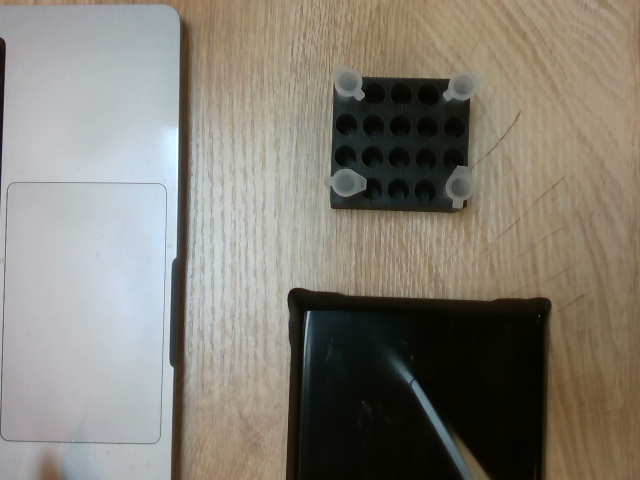
#> input picture CV_pipeline/data/TubeDetectionDataset_ZeonSystems2026/images/043033e6-color.png, 640 x 480 px
$ python -i tubelid_detection.py   (imports and definitions only)
#> lines starting #> are read from the running program, lines starting #| are printed output that depends on the picture; after the words box and inside, x2 and y2 are one past the last pixel; in counts of white or black regions, pixels touching at a corner belong together
#> further down, picture is the input picture: shape (480, 640, 3); mean B, G, R 117.3, 127.2, 132.2
"""
Detects tube lids using Hough Circle detection
This is followed by filtering and other spatial outlier removal
to reduce false detections.
"""

import cv2
import numpy as np
from dataclasses import dataclass, field
from typing import List
from sklearn.cluster import DBSCAN

# ------------------------ Config --------------------------
class config:
    # hyperparameters for expected min and max radius of tube lids
    min_radius = 14
    max_radius = 17

# ------------ Data Structure for Detected Tube Lid ------------
@dataclass
class TubeLidDetection:
    cx: float
    cy: float
    radius: float
    contour: np.ndarray = field(repr=False)


# -------------------------- Primary Tube Detection pipeline------------------------------

def tube_contour_detection(image: np.ndarray):

    # ------------------------ Preprocessing ------------------------
    # ----------------------- Lab color space -----------------------
    # Used because L channel contains brightness information
    # Had to use this instead of normal grayscale preprocessing
    # because the intensities of the circles formed and the background seemed the same visually
    lab_form_output = cv2.cvtColor(image, cv2.COLOR_BGR2LAB)
#> lab_form_output: shape (480, 640, 3); mean of channels 0, 1, 2 133.4, 128.4, 134.1
    L, A, B = cv2.split(lab_form_output)
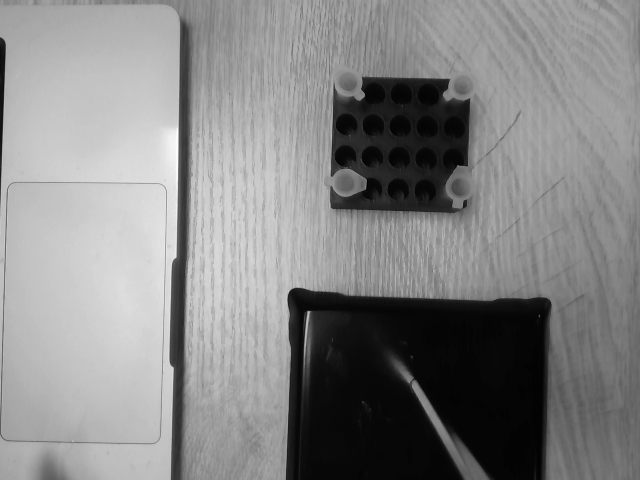
#> L: shape (480, 640); min 1, max 252, mean 133.4
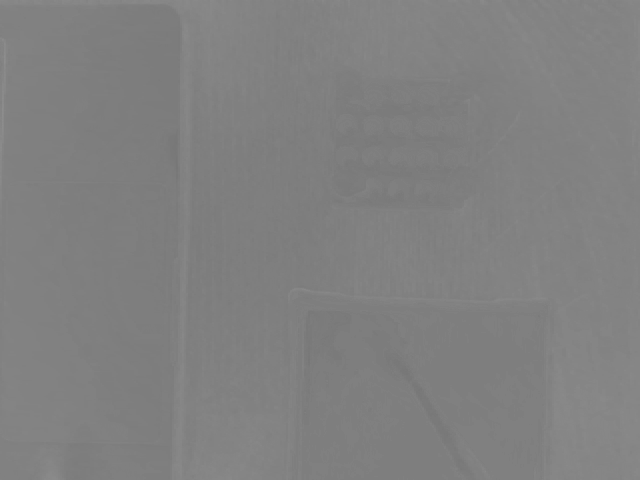
#> A: shape (480, 640); min 119, max 142, mean 128.4

    # ----------------------- CLAHE on L channel -----------------------
    # Used because using L channel alone was not sufficient
    # The local contrast between the circles and the background was insufficient
    clahe_output = cv2.createCLAHE(
        clipLimit=2.0,
        tileGridSize=(8, 8)
    )
    L = clahe_output.apply(L)
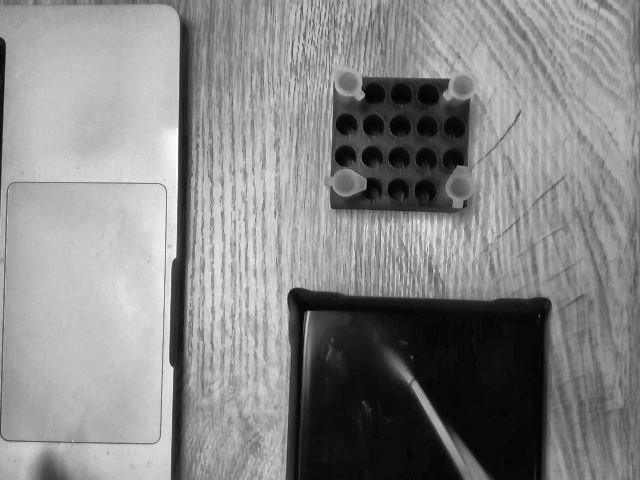
#> L: shape (480, 640); min 1, max 254, mean 134.7

    # ----------------------- Median Blur -----------------------
    # Blur used again, since CLAHE increased the local contrast specially on the texture of table
    # Noise addition occurred
    blurred_output = cv2.medianBlur(L, 5)

    # ------------------- Hough circle detection --------------------
    circles = cv2.HoughCircles(
        blurred_output,
        cv2.HOUGH_GRADIENT, #as it uses gradient information which adds to circle detection

        dp=1.2, #controls resolution of voting accumulator relative to i/p image resolution
        minDist=25, # min distance between centres of 2 formed circles, tuned over 8-9 images

        param1=80, # kept high for lesser noise since the wooden table shown had lot of texture
        param2=14, # increased for increased confidence of circle detection

        minRadius=config.min_radius,
        maxRadius=config.max_radius
    )
#> circles = [[460.2, 186.6, 14.84], [345, 181.8, 14.6], [263.4, 370.2, 16.28], [461.4, 85.8, 16.28], [347.4, 82.2, 14.96], [623.4, 270.6, 16.28], [162.6, 21, 16.28]]

    detections: List[TubeLidDetection] = []

    # ----------------------- Further processing of circles for better contours ------------------------
    if circles is not None:

        # List of detected circles with [centre's x coordinate, centre's y coordinate, radius, radius]
        circles = np.round(circles[0]).astype(int)
#> circles = [[460, 187, 15], [345, 182, 15], [263, 370, 16], [461, 86, 16], [347, 82, 15], [623, 271, 16], [163, 21, 16]]

        for (x_coordinate, y_coordinate, radius) in circles:
            # Created a synthetic circular contour from detected params
            # Done by approximating circle using many small points around the boundary
            contour = cv2.ellipse2Poly(
                (x_coordinate, y_coordinate), #centre of circle
                (radius, radius),             #axes
                0,                            #rotational angle
                0,                            #start angle in degrees
                360,                          #end angle in degrees
                10                            #angular step size
            )

            contour = contour.reshape((-1, 1, 2))

            # Even after estimation of Hough circles
            # The contours were only formed where edges of tube lids could be straight away told to be different than the background
            # Meaning correct circles formed only where the black tube holder was in the background,
            # and a striking difference between the background and the tube intensity was present
            # The table surface and tubes had insignificant intensity fluctuations, given the lightening
            # The circles were only formed using edges, so tried looking at the region filling inside the detected circles
            # ----------------------- Appearance Filter -------------------------

            # Created black circular mask same size as image
            black_circular_mask = np.zeros(
                L.shape,
                dtype=np.uint8
            )

            # Filled white circle created over detected lid region
            cv2.circle(
                black_circular_mask,
                (x_coordinate, y_coordinate),
                int(radius * 0.7),
                255,
                -1
            )

            # Average intensity inside masked circular region calculated
            mean_intensity = cv2.mean(
                L,
                mask=black_circular_mask
            )[0]

            # Rejected dark circular regions
            if mean_intensity < 50:
                continue


            detections.append(
                TubeLidDetection(
                    cx=float(x_coordinate),
                    cy=float(y_coordinate),
                    radius=float(radius),
                    contour=contour
                )
            )
#> this loop made 7 passes
#> (x_coordinate, y_coordinate, radius, mean_intensity) on passes 1 to 7: (460, 187, 15, 97.97), (345, 182, 15, 109), (263, 370, 16, 179.1), (461, 86, 16, 122.6), (347, 82, 15, 116.8), (623, 271, 16, 131.6), (163, 21, 16, 185.9)
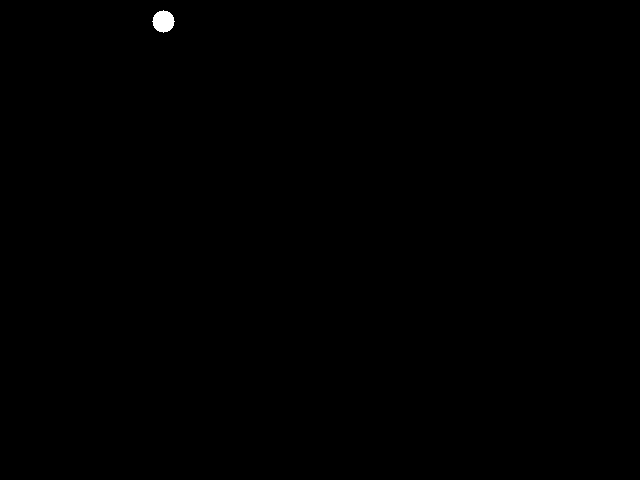
#> black_circular_mask: shape (480, 640); 0.12% white; 1 white region, box (x1, y1, x2, y2) and area: (152, 10, 175, 33) 377
#> after the loop, detections = 7 items

    # Now fake detections were also present.
    # But since the tubes are present in a holder, they are within a threshold distance of each other
    # Considered and tried using clustering methods like DBSCAN
    # But since no irregular spatial group with very sparse data and only 4-8 detected circles, it could not be used
    # So instead went with using distance from centroid of detections as threshold to filter fake detections

    # ----------------- Outlier Removal -------------------

    if len(detections) > 0:

        points = np.array([
            [d.cx, d.cy]
            for d in detections
        ])
#> points = [[460, 187], [345, 182], [263, 370], [461, 86], [347, 82], [623, 271], [163, 21]]

        # centroid of detections
        centroid = np.mean(points, axis=0)
#> centroid = [380.3, 171.3]

        # Eearlier for the distance threshold filter, had kept the thrshold as a fixed number
        # Did not work as expected with every image
        # Understood that it must be as per the sparsity of the distribution of the circles
        # So instead used the simple approach of modeling the distance distribution from centroid as a Gaussian one
        # And finally points too far from the normal spread are regarded as outliers
        distances = []

        for d in detections:

            dist = np.linalg.norm(
                np.array([d.cx, d.cy]) - centroid
            )

            distances.append(dist)
#> this loop made 7 passes
#> dist on passes 1 to 7: 81.25, 36.88, 230.7, 117.4, 95.29, 262.4, 264.2
#> after the loop, distances = [81.25, 36.88, 230.7, 117.4, 95.29, 262.4, 264.2]

        distances = np.array(distances)

        # Threshold is based upon distribution of distances and is no longer taken to be constant
        mean_dist = np.mean(distances)
#> mean_dist = 155.5
        std_dist = np.std(distances)
#> std_dist = 87.48

        threshold = max(
            mean_dist + 0.8 * std_dist,
            80
            )
#> threshold = 225.4
        # Changed -0.5 * std_dist to -0.8 * std_dist
        # Because having 0.5 made the removal too aggressive
        # So incase of smaller number of lids, the actual detected tubes were also not considered earlier

        filtered = []

        for d, dist in zip(detections, distances):

            if dist < threshold:
                filtered.append(d)
#> after the loop, filtered = 4 items

        detections = filtered
#> detections = 4 items

        # Also, found another filtering method
        # Mentioned in Problem Statement that each tube holder rack will hold 3 to 6 tubes
        # So if number of detected circles are less than 3, search for more circles
        # If they are more than 6, then they are likely to be false positives
        # Now the actual tubes can be 6, and they tend to form a spatially structured group since the tray has a structure
        # So calculated the centroid of all the detections, the centroid tends to lie near the centre of this spatially structured group
        # SO the first 6 tubes close to the centroid are considered as actual ones
        # ------ For enforcing tube number constraint for being lesser than 6 -------

        if len(detections) > 6:

            points = np.array([
                [d.cx, d.cy]
                for d in detections
            ])

            centroid = np.mean(points, axis=0)

            distances = []

            # Distance from centroid calculated
            for d in detections:
                dist = np.linalg.norm(
                    np.array([d.cx, d.cy]) - centroid
                )

                distances.append((dist, d))

            # Sorted acc to proximity from centroid
            distances.sort(key=lambda x: x[0])

            # Closest proximal 6 detections considered to be true ones
            detections = [d for _, d in distances[:6]]

    return detections

>>> import cv2
>>> picture = cv2.imread('../data/TubeDetectionDataset_ZeonSystems2026/images/043033e6-color.png')
>>> result = tube_contour_detection(picture)
#> result = 4 items

$ run again, on CV_pipeline/data/TubeDetectionDataset_ZeonSystems2026/images/49e44369-color.png
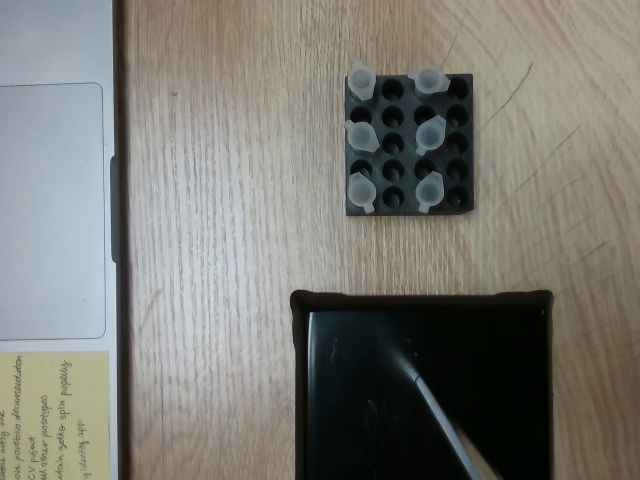
#> input picture CV_pipeline/data/TubeDetectionDataset_ZeonSystems2026/images/49e44369-color.png, 640 x 480 px
#> picture is the input picture: shape (480, 640, 3); mean B, G, R 116.2, 122.7, 123.4
#> lab_form_output: shape (480, 640, 3); mean of channels 0, 1, 2 128.5, 127.3, 131.7
#> in tube_contour_detection, `L, A, B = cv2.split(lab_form_output)`:
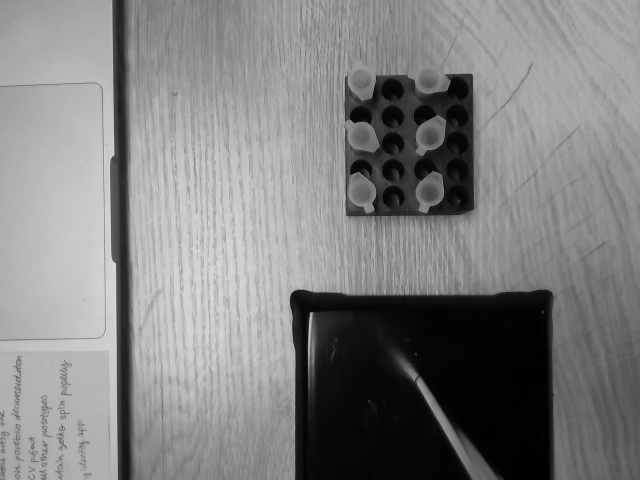
#> L: shape (480, 640); min 1, max 219, mean 128.5
#> in tube_contour_detection, `L = clahe_output.apply(L)`:
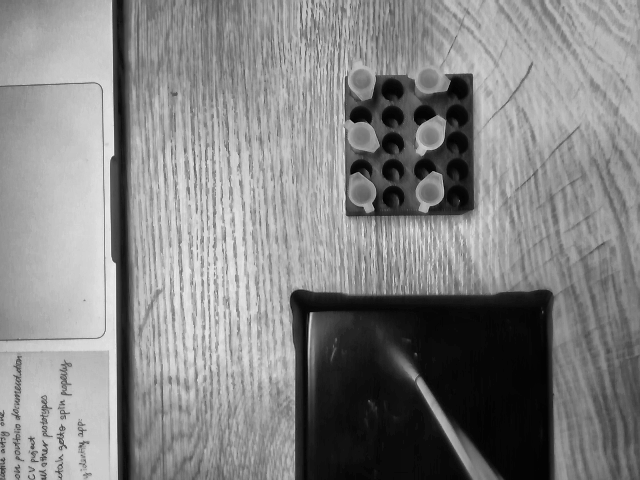
#> L: shape (480, 640); min 1, max 239, mean 132.2
#> in tube_contour_detection, `circles = cv2.HoughCircles( blurred_output, cv2.HOUGH_GRADIENT,`: circles = 17 rows, first 8: [430.2, 135, 14.84], [312.6, 16.2, 14.96], [199.8, 173.4, 16.28], [430.2, 77.4, 16.28], [430.2, 191.4, 14.96], [521.4, 186.6, 16.28], [361.8, 136.2, 14.84], [210.6, 132.6, 16.28]
#> in tube_contour_detection, `circles = np.round(circles[0]).astype(int)`: circles = 17 rows, first 8: [430, 135, 15], [313, 16, 15], [200, 173, 16], [430, 77, 16], [430, 191, 15], [521, 187, 16], [362, 136, 15], [211, 133, 16]
#> the loop in tube_contour_detection, `for (x_coordinate, y_coordinate, radius) in circles:` made 17 passes
#> (x_coordinate, y_coordinate, radius, mean_intensity) on passes 1 to 8: (430, 135, 15, 134.5), (313, 16, 15, 158.8), (200, 173, 16, 178.7), (430, 77, 16, 132.7), (430, 191, 15, 115.7), (521, 187, 16, 150.5), (362, 136, 15, 128.6), (211, 133, 16, 170.3)
#> after the loop in tube_contour_detection, `for (x_coordinate, y_coordinate, radius) in circles:`: detections = 16 items
#> in tube_contour_detection, `points = np.array([ [d.cx, d.cy] for d in detections ])`: points = 16 rows, first 8: [430, 135], [313, 16], [200, 173], [430, 77], [430, 191], [521, 187], [362, 136], [211, 133]
#> in tube_contour_detection, `centroid = np.mean(points, axis=0)`: centroid = [379.9, 149.9]
#> the loop in tube_contour_detection, `for d in detections: ` made 16 passes
#> dist on passes 1 to 8: 52.24, 149.7, 181.4, 88.47, 64.75, 145.9, 22.72, 169.8
#> after the loop in tube_contour_detection, `for d in detections:`: distances = [52.24, 149.7, 181.4, 88.47, 64.75, 145.9, 22.72, 169.8, 174.9, 121.1, 103.2, 42.98, 192.3, 161.7, 71.09, 113.7]
#> mean_dist = 116
#> std_dist = 52.6
#> threshold = 158.1
#> the loop in tube_contour_detection, `for d, dist in zip(detections, distances): ` made 16 passes
#> after the loop in tube_contour_detection, `for d, dist in zip(detections, distances):`: filtered = 11 items
#> in tube_contour_detection, `points = np.array([ [d.cx, d.cy] for d in detections ])`: points = [[430, 135], [313, 16], [430, 77], [430, 191], [521, 187], [362, 136], [265, 188], [475, 190], [362, 189], [359, 82], [436, 51]]
#> in tube_contour_detection, `centroid = np.mean(points, axis=0)`: centroid = [398.5, 131.1]
#> the loop in tube_contour_detection, `for d in detections:` made 11 passes
#> dist on passes 1 to 8: 31.79, 143.3, 62.62, 67.71, 134.7, 36.78, 145.1, 96.59
#> after the loop in tube_contour_detection, `for d in detections:`: distances = 11 items
#> in tube_contour_detection, `detections = [d for _, d in distances[:6]]`: detections = 6 items
